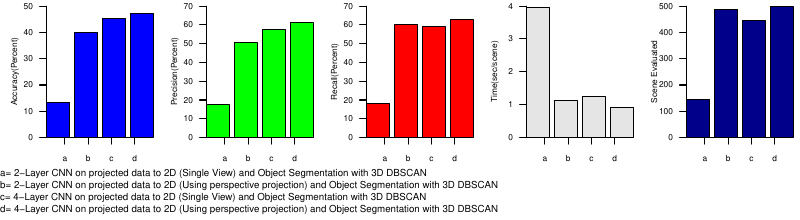

Here is the R script that generated this plot:
library(extrafont);
loadfonts();
path<-getwd();

model_names <-c('a= 2-Layer CNN on projected data to 2D (Single View) and Object Segmentation with 3D DBSCAN', 'b= 2-Layer CNN on projected data to 2D (Using perspective projection) and Object Segmentation with 3D DBSCAN', 'c= 4-Layer CNN on projected data to 2D (Single View) and Object Segmentation with 3D DBSCAN', 'd= 4-Layer CNN on projected data to 2D (Using perspective projection) and Object Segmentation with 3D DBSCAN')
model <-c('a','b','c','d')
accuracy <-c(13.35, 39.79, 45.12, 47.06)
time<-c(3.958, 1.118, 1.246, 0.924)
precision<-c(17.43, 50.78, 57.76,61.06)
recall<-c(17.92, 60.09, 58.9,63.08)
scene_evaluated<-c(0,146, 488, 446, 500)


plot_colors <- c("blue","green","red","grey90");

pdf("evaluation2.pdf", height=2.2, width=8,family="Helvetica");

model_range<-c(1,2,3,4)

plot_colors <- c("blue","green","red","darkblue","grey90");

par(mfrow=c(1,5),oma=c(0,0,0,0),mar=c(6.2,3.5,0.5,0.5))

#Accuracy
barplot(accuracy,type = "l", col = plot_colors[1], xlab = "", ylab = "", main = "",lwd=2,pch=15,ylim=c(0,50),xaxs="i", yaxs="i",axes = FALSE);

#grid(nx = 20);

axis(side=1, at=seq(1,4),labels=model , lwd.ticks=1,cex.axis=0.7)
axis(side=2,  lwd.ticks=1,cex.axis=0.7,las=1)

#text(seq(1,4), par("usr")[3]-0.25, 
#     srt = 60, adj= 1, xpd = TRUE,
#     labels = model, cex=0.65)

title(ylab="Accuracy(Percent)", line=2, cex.lab=0.8, family="Helvetica")
legend(x=0,y=-0.5,legend=model_names[0],col='black',pch=16,bty="n",xpd=NA)
abline(h=0,col="black",lwd=2)


#precision
barplot(precision,type = "l", col = plot_colors[2], xlab = "", ylab = "", main = "",lwd=2,pch=15,ylim=c(0,70),xaxs="i", yaxs="i",axes = FALSE);

#grid(nx = 20);

axis(side=1, at=seq(1,4),labels=model , lwd.ticks=1,cex.axis=0.7)
axis(side=2,  lwd.ticks=1,cex.axis=0.7,las=1)
#text(seq(1,4), par("usr")[3]-0.25, 
#     srt = 60, adj= 1, xpd = TRUE,
#     labels = model, cex=0.65)
title(ylab="Precision(Percent)", line=2, cex.lab=0.8, family="Helvetica")
abline(h=0,col="black",lwd=2)

#recall
barplot(recall,type = "l", col = plot_colors[3], xlab = "", ylab = "", main = "",lwd=2,pch=15,ylim=c(0,70),xaxs="i", yaxs="i",axes = FALSE);

#grid(nx = 20);

axis(side=1, at=seq(1,4),labels=model , lwd.ticks=1,cex.axis=0.7)
axis(side=2,  lwd.ticks=1,cex.axis=0.7,las=1)
#text(seq(1,4), par("usr")[3]-0.25, 
#     srt = 60, adj= 1, xpd = TRUE,
#     labels = model, cex=0.65)

title(ylab="Recall(Percent)", line=2, cex.lab=0.8, family="Helvetica")
abline(h=0,col="black",lwd=2)

#time
barplot(time,type = "l", col = plot_colors[5], xlab = "", ylab = "", main = "",lwd=2,pch=15,ylim=c(0,4),xaxs="i", yaxs="i",axes = FALSE);

#grid(nx = 20);

axis(side=1, at=seq(1,4),labels=model , lwd.ticks=1,cex.axis=0.7)
axis(side=2,  lwd.ticks=1,cex.axis=0.7,las=1)

#text(seq(1,4), par("usr")[3]-0.25, 
#     srt = 60, adj= 1, xpd = TRUE,
#     labels = model, cex=0.65)

title(ylab="Time(sec/scene)", line=2, cex.lab=0.8, family="Helvetica")

abline(h=0,col="black",lwd=2)

#scene_evaluated
barplot(scene_evaluated,type = "l", col = plot_colors[4], xlab = "", ylab = "", main = "",lwd=2,pch=15,ylim=c(0,500),xaxs="i", yaxs="i",axes = FALSE);

#grid(nx = 20);

axis(side=1, at=seq(1,4),labels=model , lwd.ticks=1,cex.axis=0.7)
axis(side=2,  lwd.ticks=1,cex.axis=0.7,las=1)
#text(seq(1,4), par("usr")[3]-0.25, 
#     srt = 60, adj= 1, xpd = TRUE,
#     labels = model, cex=0.65)

title(ylab="Scene Evaluated", line=2, cex.lab=0.8, family="Helvetica")
abline(h=0,col="black",lwd=2)

par(xpd=TRUE)
legend(x=-30,y=-90,legend=model_names,col='black',pch=16,bty="n",xpd=NA,cex = 0.9)

dev.off()
